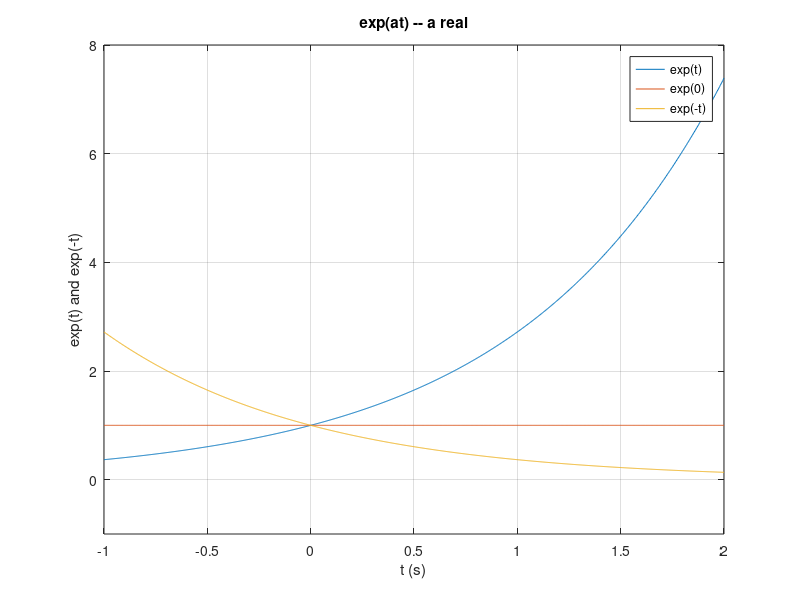

This chart was generated by the following MATLAB code:
%% Exponentials 
%% Plots $e^omega t$ to help in the visualization
% of the Exponential Fourier Series
%
% Prepared for EG-247 by 
% C.P. Jobling
%% The decaying exponentail
t=linspace(-1,2,1000);
figure
plot(t,exp(t),t,exp(0.*t),t,exp(-t))
axis([-1,2,-1,8])
title('exp(at) -- a real')
xlabel('t (s)')
ylabel('exp(t) and exp(-t)')
legend('exp(t)','exp(0)','exp(-t)')
grid
hold off
